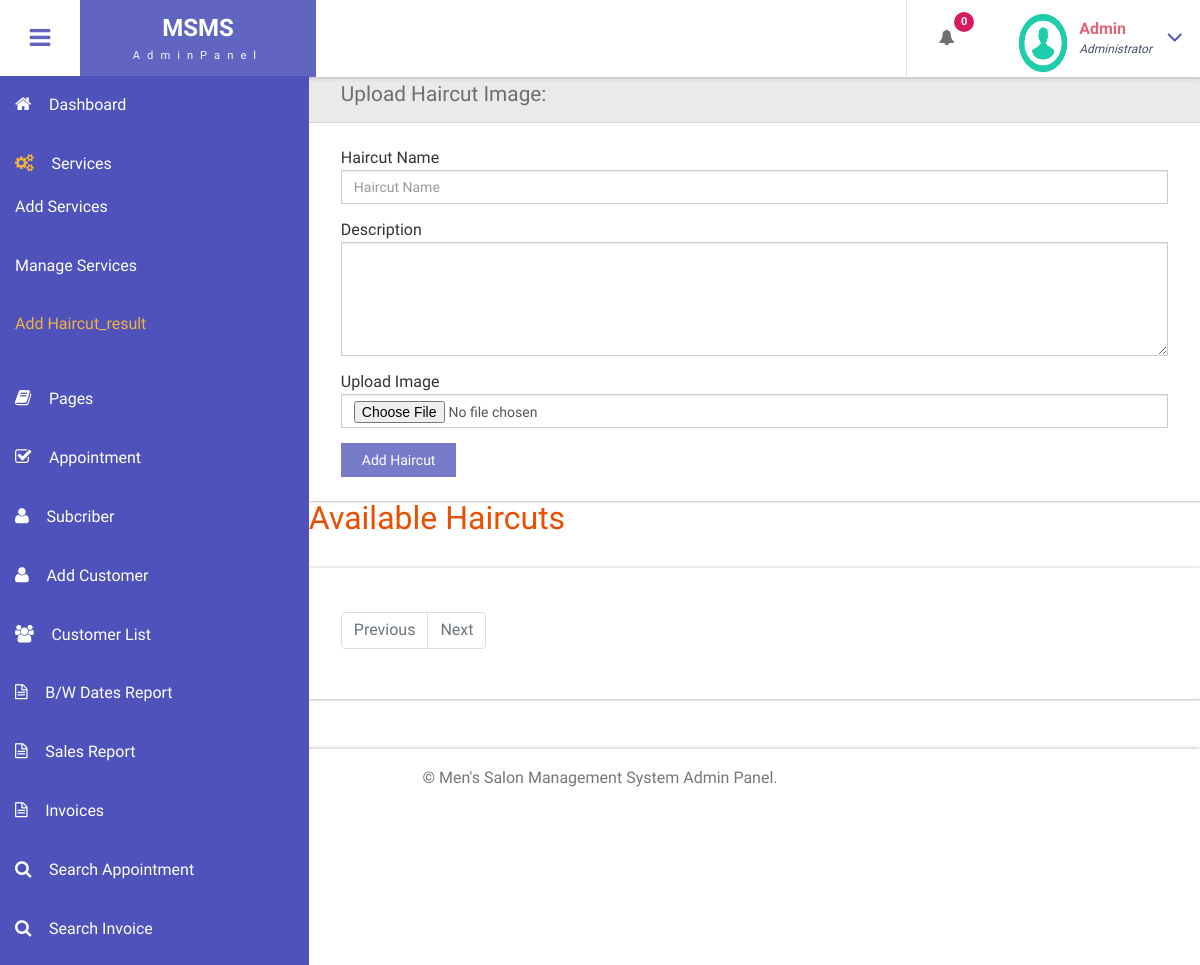
The app's page /msms/admin/Haircut_result.php (signed in), older data.
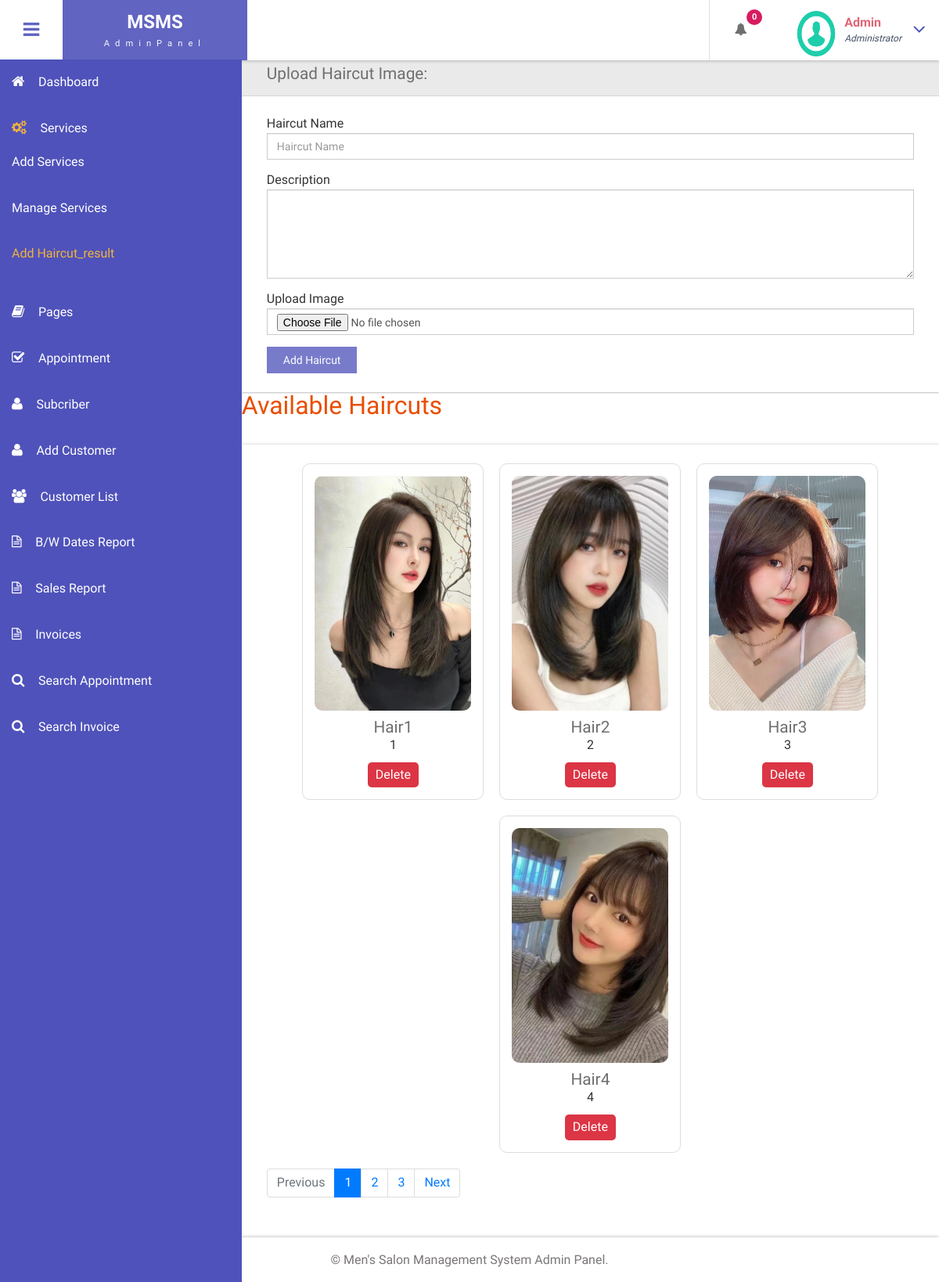
The same page, newer data.
### tables this page shows
CREATE TABLE `tblhaircuts` (
  `id` int(11) NOT NULL,
  `haircutName` varchar(100) DEFAULT NULL,
  `description` text DEFAULT NULL,
  `imagePath` varchar(255) DEFAULT NULL
);

### msms/admin/Haircut_result.php (the view, shortened to what this page needs)
<?php
include('includes/dbconnection.php');
?>
<!DOCTYPE HTML>
<html>
<head>
    <link href="css/bootstrap.css" rel='stylesheet' type='text/css' />
    <link href="css/style.css" rel='stylesheet' type='text/css' />
    <link href="css/font-awesome.css" rel="stylesheet">
    <link href="css/animate.css" rel="stylesheet" type="text/css" media="all">
</head>
<body class="cbp-spmenu-push">
    <div class="main-content">
        <?php include_once('includes/sidebar.php'); ?>
        <?php include_once('includes/header.php'); ?>
        <div id="page-wrapper">
            <div class="main-page">
                <div class="forms">
                    <h3 class="title1">Add Haircut</h3>
                    <div class="form-grids row widget-shadow" data-example-id="basic-forms">
                        <div class="form-title">
                            <h4>Upload Haircut Image:</h4>
                        </div>
                        <div class="form-body">
                            <form method="post" enctype="multipart/form-data">
                                <div class="form-group">
                                    <label>Haircut Name</label>
                                    <input type="text" class="form-control" name="haircutName" placeholder="Haircut Name" required="true">
                                </div>
                                <div class="form-group">
                                    <label>Description</label>
                                    <textarea class="form-control" name="description" rows="5" required="true"></textarea>
                                </div>
                                <div class="form-group">
                                    <label>Upload Image</label>
                                    <input type="file" class="form-control" name="haircutImage" required="true">
                                </div>
                                <button type="submit" name="submit" class="btn btn-default">Add Haircut</button>
                            </form>
                        </div>
                    </div>
                </div>
                <div class="forms">
                    <h3 class="title1">Available Haircuts</h3>
                    <div class="form-grids row widget-shadow" data-example-id="basic-forms">
                        <div class="form-body">
                            <?php
                            $itemsPerPage = 4;
                            $page = isset($_GET['page']) ? (int)$_GET['page'] : 1;
                            $page = ($page > 0) ? $page : 1;
                            $totalQuery = mysqli_query($con, "SELECT COUNT(*) AS total FROM tblhaircuts");
                            $totalResult = mysqli_fetch_array($totalQuery);
                            $totalItems = $totalResult['total'];
                            $totalPages = ceil($totalItems / $itemsPerPage);
                            $start = ($page - 1) * $itemsPerPage;
                            $query = mysqli_query($con, "SELECT * FROM tblhaircuts LIMIT $start, $itemsPerPage");
                            ?>
                            <div class="photo-gallery">
                                <?php
                                while ($row = mysqli_fetch_array($query)) {
                                    echo "<div class='photo-card'>";
                                    echo "<img src='" . $row['imagePath'] . "' class='img-responsive' alt='Haircut Image'>";
                                    echo "<div class='photo-info'>";
                                    echo "<h4>" . $row['haircutName'] . "</h4>";
                                    echo "<p>" . $row['description'] . "</p>";
                                    echo "<form method='post'>";
                                    echo "<button type='submit' name='delete' class='delete-btn'>Delete</button>";
                                    echo "</form>";
                                    echo "</div>";
                                    echo "</div>";
                                }
                                ?>
                            </div>
                            <nav aria-label="Page navigation example">
                                <ul class="pagination justify-content-center">
                                    <li class="page-item <?php if($page <= 1) echo 'disabled'; ?>">
                                        <a class="page-link" href="?page=<?php echo $page - 1; ?>" tabindex="-1">Previous</a>
                                    </li>
                                    <?php for ($i = 1; $i <= $totalPages; $i++) { ?>
                                        <li class="page-item <?php if($i == $page) echo 'active'; ?>">
                                            <a class="page-link" href="?page=<?php echo $i; ?>"><?php echo $i; ?></a>
                                        </li>
                                    <?php } ?>
                                    <li class="page-item <?php if($page >= $totalPages) echo 'disabled'; ?>">
                                        <a class="page-link" href="?page=<?php echo $page + 1; ?>">Next</a>
                                    </li>
                                </ul>
                            </nav>
                        </div>
                    </div>
                </div>
            </div>
        </div>
        <?php include_once('includes/footer.php'); ?>
    </div>
</body>
</html>

### msms/admin/includes/sidebar.php (shortened to what this page needs)
  <div class=" sidebar" role="navigation">
            <div class="navbar-collapse">
        <nav class="cbp-spmenu cbp-spmenu-vertical cbp-spmenu-left" id="cbp-spmenu-s1">
          <ul class="nav" id="leftCol" style="margin-top:7% ;">
            <li>
              <a href="dashboard.php"><i class="fa fa-home nav_icon"></i>Dashboard</a>
            </li>
            <li>
              <a href="add-services.php"><i class="fa fa-cogs nav_icon"></i>Services<span class="fa arrow"></span> </a>
              <ul class="nav nav-second-level collapse">
                <li>
                  <a href="add-services.php">Add Services</a>
                </li>
                <li>
                  <a href="manage-services.php">Manage Services</a>
                </li>
                <li>
                  <a href="Haircut_result.php">Add Haircut_result</a>
                </li>
              </ul>
            </li>
            <li class="">
              <a href="about-us.php"><i class="fa fa-book nav_icon"></i>Pages <span class="fa arrow"></span></a>
            </li>
            <li>
              <a href="all-appointment.php"><i class="fa fa-check-square-o nav_icon"></i>Appointment<span class="fa arrow"></span></a>
            </li>
           <li>
              <a href="subcriber.php" class="chart-nav"><i class="fa fa-user nav_icon"></i>Subcriber</a>
            </li>
            <li>
              <a href="add-customer.php" class="chart-nav"><i class="fa fa-user nav_icon"></i>Add Customer</a>
            </li>
             <li>
              <a href="customer-list.php" class="chart-nav"><i class="fa fa-users nav_icon"></i>Customer List</a>
            </li>
<li>
              <a href="bwdates-reports-ds.php" class="chart-nav"><i class="fa fa-file-text-o nav_icon"></i>B/W Dates Report</a>
            </li><li>
              <a href="sales-reports.php" class="chart-nav"><i class="fa fa-file-text-o nav_icon"></i>Sales Report</a>
            </li>
    <li>
              <a href="invoices.php" class="chart-nav"><i class="fa fa-file-text-o nav_icon"></i>Invoices</a>
            </li>
            <li>
              <a href="search-appointment.php" class="chart-nav"><i class="fa fa-search nav_icon"></i>Search Appointment</a>
            </li>
            <li>
              <a href="search-invoices.php" class="chart-nav"><i class="fa fa-search nav_icon"></i>Search Invoice</a>
            </li>
          </ul>
        </nav>
      </div>
    </div>

### msms/admin/includes/header.php (shortened to what this page needs)
<div class="sticky-header header-section ">
      <div class="header-left">
        <button id="showLeftPush"><i class="fa fa-bars"></i></button>
        <div class="logo">
          <a href="index.html">
            <h1>MSMS</h1>
            <span>AdminPanel</span>
          </a>
        </div>
      </div>
      <div class="header-right">
        <div class="profile_details_left">
          <ul class="nofitications-dropdown">
            <?php
$ret1=mysqli_query($con,"select ID,Name from  tblappointment where Status=''");
$num=mysqli_num_rows($ret1);
?>
            <li class="dropdown head-dpdn">
              <a href="#" class="dropdown-toggle" data-toggle="dropdown" aria-expanded="false"><i class="fa fa-bell"></i><span class="badge blue"><?php echo $num;?></span></a>
            </li>
          </ul>
          <div class="clearfix"> </div>
        </div>
        <div class="profile_details">
        <?php
$adid=$_SESSION['bpmsaid'];
$ret=mysqli_query($con,"select AdminName from tbladmin where ID='$adid'");
$row=mysqli_fetch_array($ret);
$name=$row['AdminName'];
?>
          <ul>
            <li class="dropdown profile_details_drop">
              <a href="#" class="dropdown-toggle" data-toggle="dropdown" aria-expanded="false">
                <div class="profile_img">
                  <span class="prfil-img"><img src="images/download (1).png" alt="" width="50" height="60"> </span>
                  <div class="user-name">
                    <p><?php echo $name; ?></p>
                    <span>Administrator</span>
                  </div>
                  <i class="fa fa-angle-down lnr"></i>
                  <div class="clearfix"></div>
                </div>
              </a>
            </li>
          </ul>
        </div>
      </div>
      <div class="clearfix"> </div>
    </div>

### msms/admin/includes/footer.php
<div class="footer">
   <p>&copy; Men's Salon Management System Admin Panel.</p>
</div>

### msms/admin/Haircut_result.php (style rules this page uses)
.photo-gallery { display: flex; flex-wrap: wrap; gap: 20px; justify-content: center; }
.photo-card { display: flex; flex-direction: column; align-items: center; max-width: 250px; text-align: center; border: 1px solid #ddd; padding: 15px; border-radius: 10px; }
.photo-card img { width: 200px; height: 300px; object-fit: cover; border-radius: 10px; }
.photo-info { margin-top: 10px; }
.pagination { margin-top: 20px; }
.pagination .page-item.active .page-link { background-color: #007bff; border-color: #007bff; color: white; }
.pagination .page-link { color: #007bff; border: 1px solid #ddd; }
.pagination .page-item.disabled .page-link { color: #6c757d; background-color: #fff; border-color: #ddd; }
.delete-btn { margin-top: 10px; background-color: #dc3545; color: white; border: none; padding: 5px 10px; cursor: pointer; border-radius: 5px; }

### msms/admin/includes/sidebar.php (style rules this page uses)
#leftCol { position: fixed; width: 309px; overflow-y: scroll; top: 0; bottom: 0; }

Row changes from the older to the newer data that the page shows:
added tblhaircuts: imagePath (picture), haircutName "Hair1", description "1"
added tblhaircuts: imagePath (picture), haircutName "Hair2", description "2"
added tblhaircuts: imagePath (picture), haircutName "Hair3", description "3"
added tblhaircuts: imagePath (picture), haircutName "Hair4", description "4"
Text that changed along with them:
new list line: "1"
new list line: "2"
new list line: "3"
